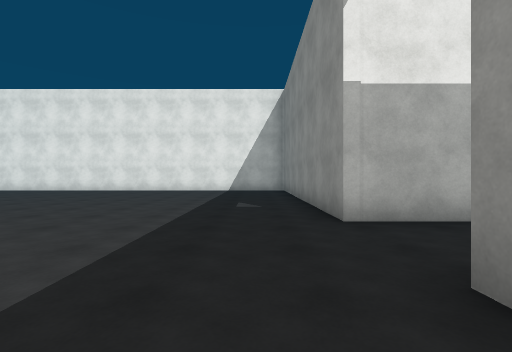
[1] (above)

24 first-person views from a walk through a scene from a Unity 3-D project. The camera is 1.3 m above the floor, looks level and sees 85° across. The floor is counted in squares, 2 m on a side. Each view is taken from the middle of a square. On the plan, view 1 faces up. The plan holds only what a view shows up to about 9 squares ahead; the rest is blank. The player is left out. Surface patterns are stand-ins for the level's own textures.

[2]
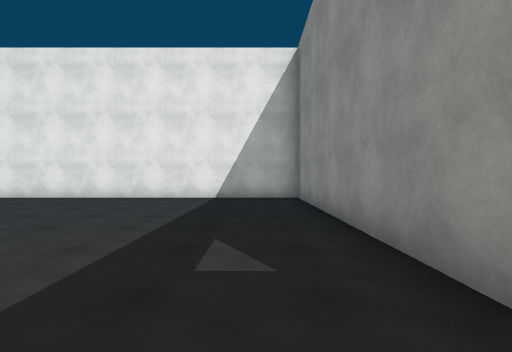

[3]
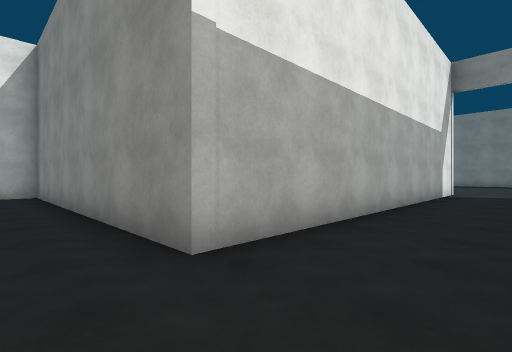

[4]
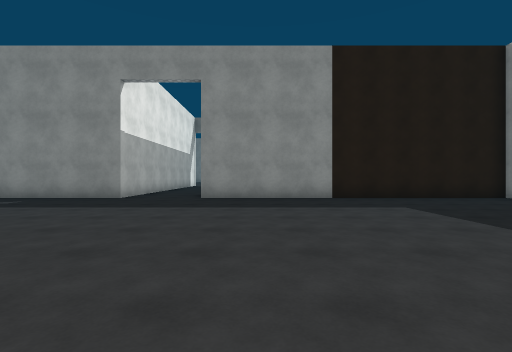

[5]
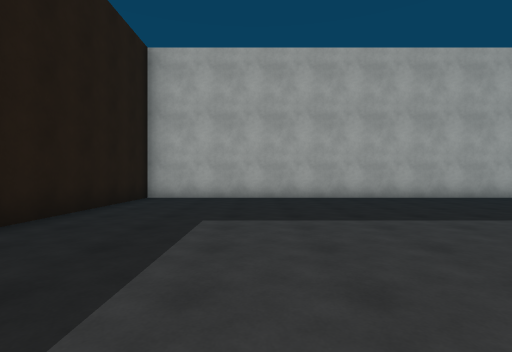

[6]
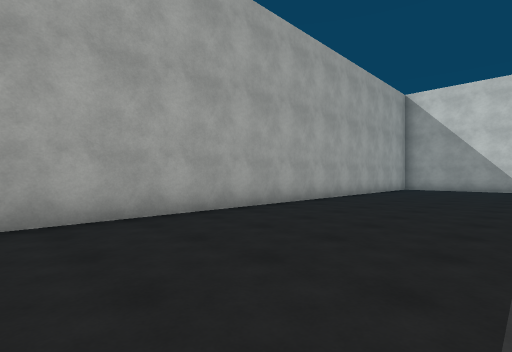

[7]
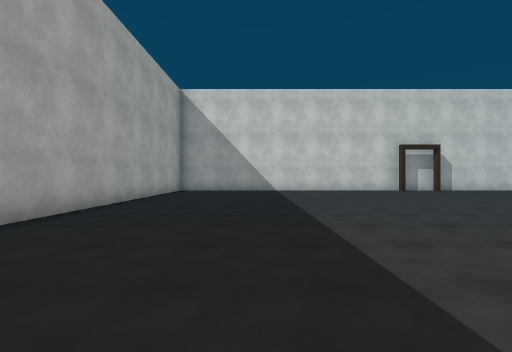

[8]
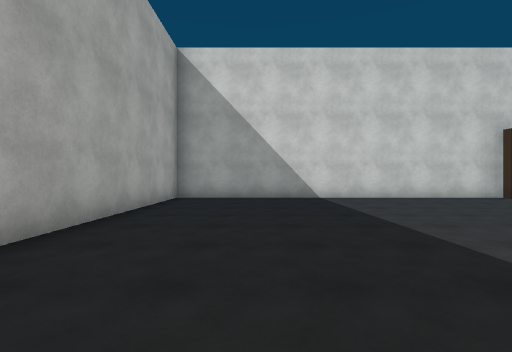

[9]
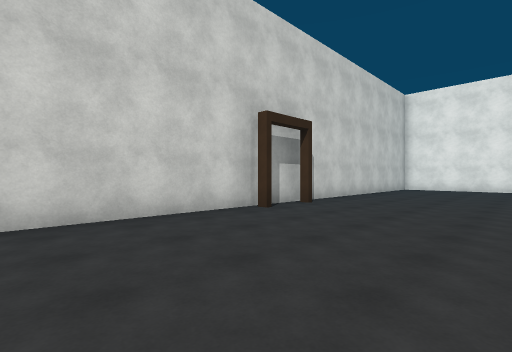

[10]
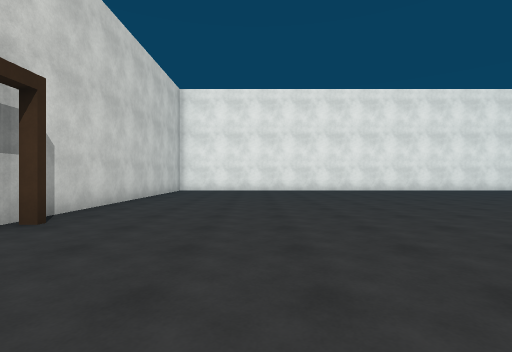

[11]
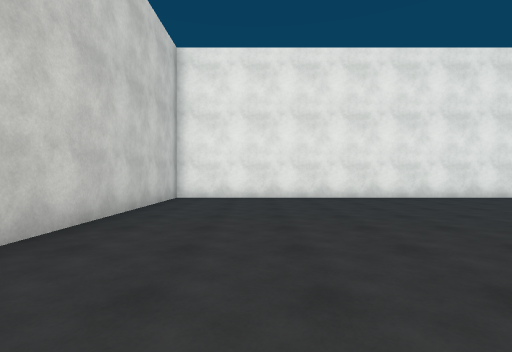

[12]
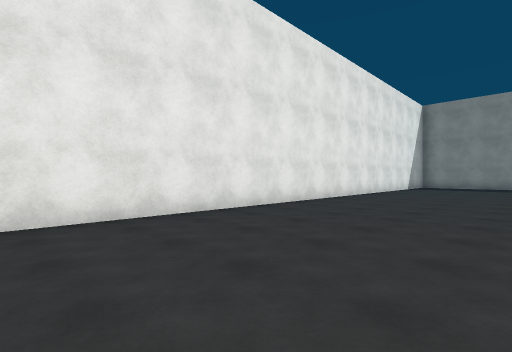

[13]
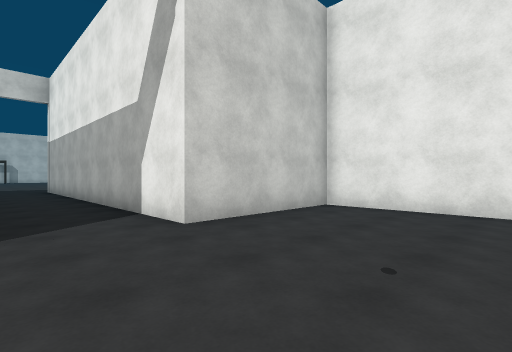

[14]
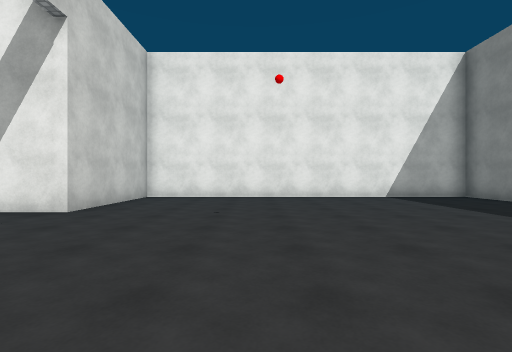

[15]
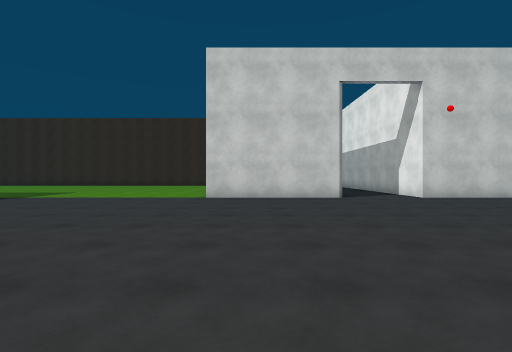

[16]
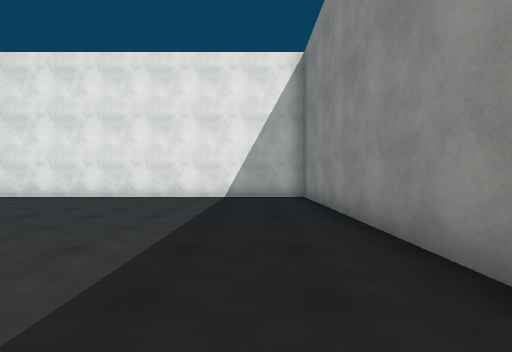

[17]
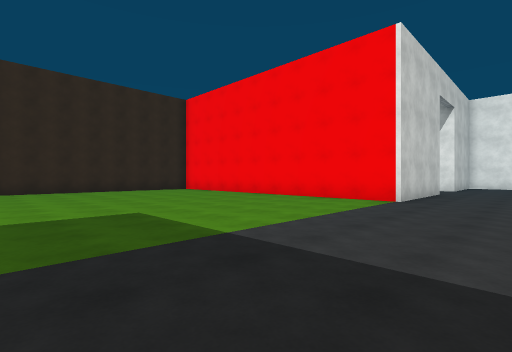

[18]
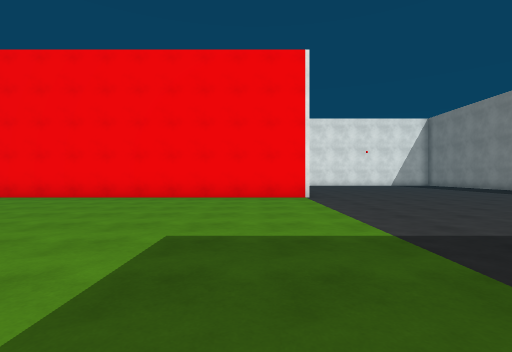

[19]
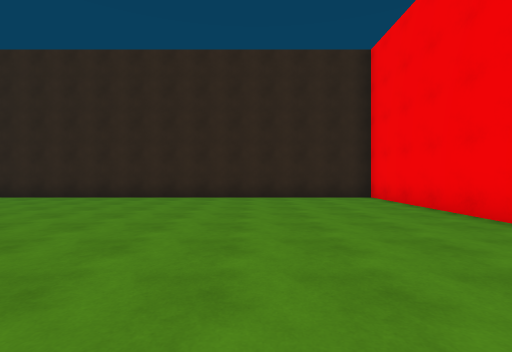

[20]
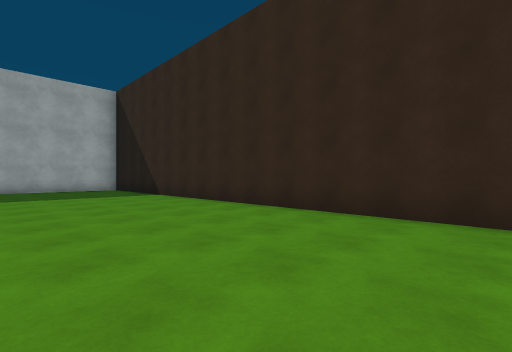

[21]
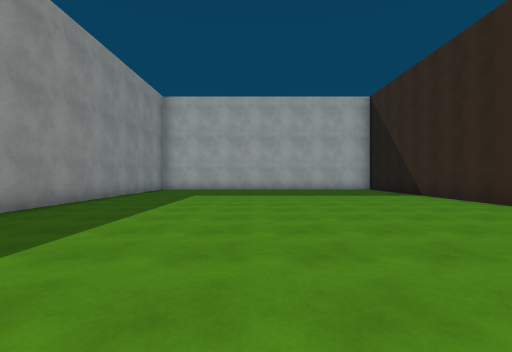

[22]
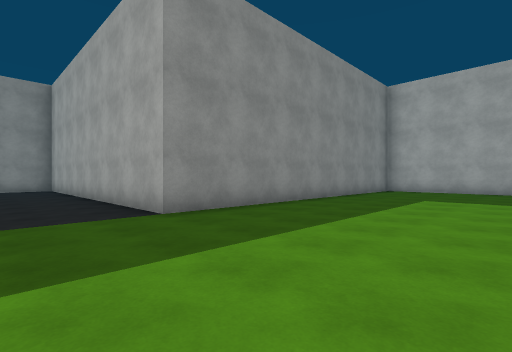

[23]
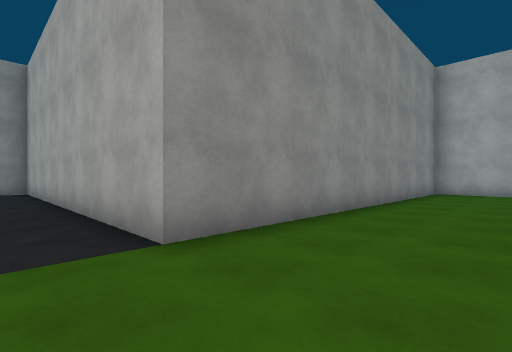

[24]
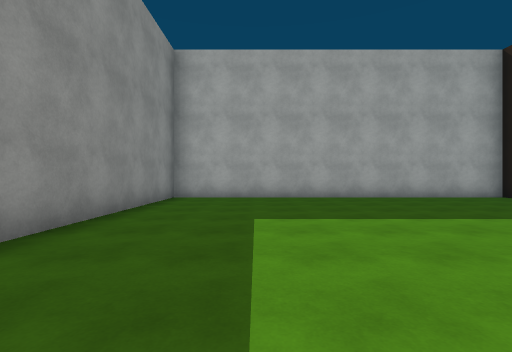

### Floor plan
Points are (right, up) in squares from view 1. A wall is a line through its corners. A room is listed if a view was taken in it or the views show most of it. See-through windows are left out.
Room 1 (views 1, 2, 3, 4, 5, 6, 7, 8, 9, 10, 11, 12)
walls: (11.6, 4) (1.3, 4) (1.3, 12.4) (-18.4, 12.4) (-18.4, -7.4) (1.3, -7.4) (1.3, 1.6)
ways out: opening at (11, 2.5) to room 2
Room 2 (views 13, 14, 15, 16, 17, 18, 19, 20, 21, 22, 23, 24)
walls: (11.6, 1.8) (11.6, -2.5) (1.5, -2.5) (1.5, -18); (21.5, 0.6) (21.5, 7.7) (11.6, 7.7) (11.6, 4); (1.5, -22.5) (11.5, -22.5) (11.5, -12.3) (20.4, -12.3)
ways out: opening at (11, 2.5) to room 1

Positions as (right, up) in squares from view 1, and headings:
1: (0, 0), facing up
2: (0, 4), facing up
3: (0, 2), facing up-right
4: (-7, 0), facing right
5: (-2, 1), facing down
6: (-4, -3), facing down-left
7: (-6, -4), facing left
8: (-10, -5), facing left
9: (-14, -2), facing up-left
10: (-15, 0), facing up
11: (-16, 4), facing up
12: (-16, 8), facing up-right
13: (15, 2), facing up-left
14: (15, -1), facing up
15: (20, -1), facing left
16: (20, -1), facing up
17: (14, -10), facing up-left
18: (10, -11), facing up
19: (10, -6), facing left
20: (6, -9), facing down-left
21: (7, -9), facing down
22: (7, -10), facing down-right
23: (9, -11), facing down-right
24: (9, -14), facing down
